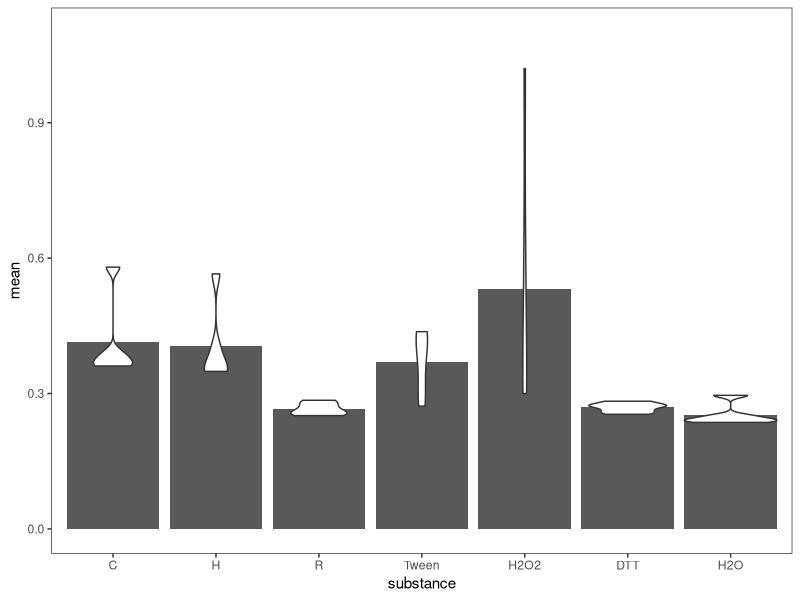
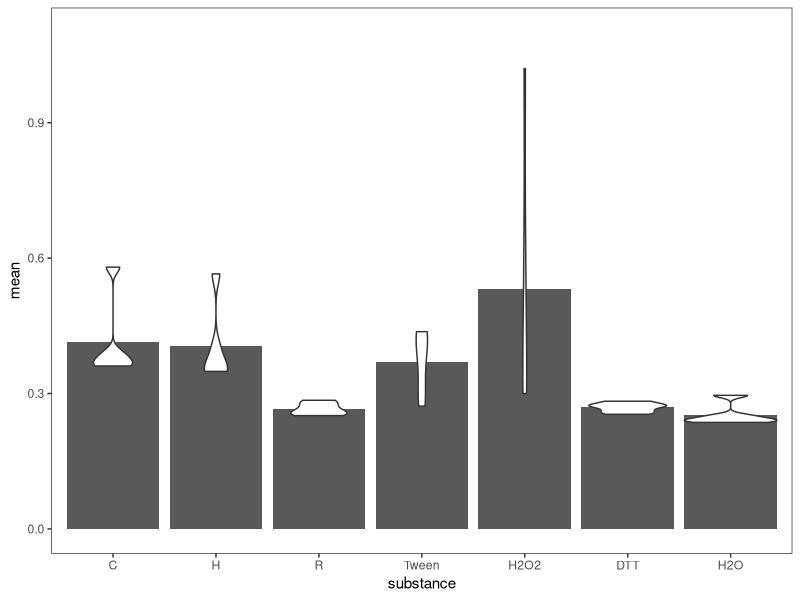

The R source for these figures, in order:
## ---- chunk 1
knitr::opts_chunk$set(echo = TRUE)
## ---- chunk 2
library(tidyverse)
library(multcompView)

weighted.sd <- function(x, wt){
  m <- weighted.mean(x, wt)
  n <- length(wt)
  v <- sum(wt * (x-m)^2) / (sum(wt)*(n/(n-1)))
  return(sqrt(v))
}
## ---- chunk 3
raw.data <- read_csv("Results.csv")
data <- raw.data %>%
  select(-c("repetition", "std", "min", "max")) %>%
  rename(intensity = mean)

data.grouped <- data %>%
  group_by(substance) 

data.summarized <- data.grouped %>%
  summarise(mean = mean(intensity), sd = sd(intensity))
data.summarized$substance <- factor(data.summarized$substance, levels = c("C", "H", "R", "Tween", "H2O2", "DTT", "H2O"))
## ---- chunk 4
p <- ggplot(data = data.summarized, 
            mapping = aes(x = substance,
                          y = mean,
                          ymin = mean-sd,
                          ymax = mean+sd)) +
  theme_bw() +
  theme(panel.grid.major = element_blank(), 
        panel.grid.minor = element_blank()) +
  geom_col() +
  scale_y_continuous(limits = c(0,1.1)) + 
  # geom_errorbar() + 
  # geom_dotplot(binaxis = "y", 
  #              data = data, 
  #              mapping = aes(x = substance, y = intensity),
  #              inherit.aes = FALSE,
  #              binwidth = 0.05,
  #              dotsize = 0.2,
  #              stackdir = "center")
  geom_violin(data = data, 
              mapping = aes(x = substance, y = intensity),
              inherit.aes = FALSE)
ggsave("prelim2.eps", device = "eps")
p
## ---- chunk 5
data.stat <- data
anova <- aov(intensity ~ substance, data = data.stat)
tukey <- TukeyHSD(anova)
letters <- multcompLetters4(anova, tukey)
